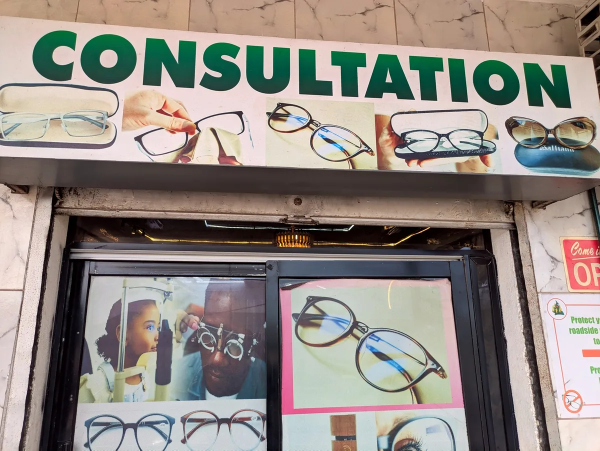
#> input picture hosting/previews/dmoptic/cabinet-enseigne.webp, 1200 x 901 px, given in place of monture-h08.webp, which was not available (shown at 1/2 size); the run also reads 3 pictures not shown here
$ python make_dmoptic_monture.py
#> lines starting #> are read from the running program, lines starting #| are printed output that depends on the picture; pictures that were not available may be replaced by others from this repository, and a replacement may not be noted
### tools/record/make_dmoptic_tiktok.py
# -*- coding: utf-8 -*-
"""DM Optique — TikTok n°1 v2 « 20 minutes d'écran » — moteur de rendu.

1080x1920, 30 fps, 23 s, sans visage, à partir des photos réelles du dépôt.
Rendu PIL image par image -> pipe ffmpeg (imageio-ffmpeg). Aucune retouche de produit :
le fond crème uni des fiches montures est *étendu* (couleur échantillonnée aux bords),
la monture elle-même n'est jamais modifiée.

Usage :
    python3 tools/record/make_dmoptic_tiktok.py --out <fichier.mp4> [--voice <audio>]
    python3 tools/record/make_dmoptic_tiktok.py --preview <dossier>   # 6 PNG de contrôle

Le portique `tools/qa/audit_video_motion.py` doit passer (0 fenêtre figée) avant livraison.
"""
import argparse
import os
import re
import subprocess
import sys

import imageio_ffmpeg
from PIL import Image, ImageDraw, ImageEnhance, ImageFilter, ImageFont

ROOT = os.path.dirname(os.path.dirname(os.path.dirname(os.path.abspath(__file__))))
SITE = os.path.join(ROOT, "hosting", "previews", "dmoptic")
FONTS = os.path.join(ROOT, "clients", "dm-optic", "content", "month1", "w1", "assets", "fonts")

W, H, FPS = 1080, 1920, 30
DUR = 23.0

# --- palette du site (index.html : variables CSS) -------------------------------
BRAND = (26, 63, 134)      # --brand #1A3F86
INK = (12, 21, 36)         # --ink   #0C1524
NIGHT = (10, 18, 32)       # --night #0A1220
PAPER = (238, 241, 245)    # --paper #EEF1F5
EMBER = (224, 112, 58)     # --ember #E0703A
WA = (11, 122, 62)         # --wa    #0B7A3E
CREAM = (250, 248, 242)

F_TITLE = os.path.join(FONTS, "schibsted-grotesk-latin-700-normal.ttf")
F_HEAD = os.path.join(FONTS, "schibsted-grotesk-latin-500-normal.ttf")
F_BODY = os.path.join(FONTS, "ibm-plex-sans-latin-400-normal.ttf")
F_MONO = os.path.join(FONTS, "ibm-plex-mono-latin-600-normal.ttf")


def font(path, size):
    return ImageFont.truetype(path, size)


# --- plan de montage ------------------------------------------------------------
# (début, fin, type, source, mov) ; mov = (zoom, pan_x) amplitudes sur le plan
BEATS = [
    # (début, fin, type, source, zoom, pan_x, drift_y)
    (0.0, 3.2, "interior", "cabinet-interieur.webp", 0.16, 0.55, -0.40),
    (3.2, 7.0, "product", "montures/monture-f01.webp", 0.14, 0.0, 0.45),
    (7.0, 11.5, "interior", "cabinet-hero-1080.webp", 0.16, -0.55, 0.40),
    (11.5, 15.5, "product", "montures/monture-f24.webp", 0.15, 0.35, -0.45),
    (15.5, 19.5, "product", "montures/monture-h08.webp", 0.14, -0.35, 0.45),
]

# sous-titres (identiques au .srt livré) : (début, fin, texte, taille)
SUBS = [
    (0.0, 3.2, "Vingt minutes d'écran.", 92),
    (3.2, 7.0, "Puis vingt secondes,\nà six mètres.", 84),
    (7.0, 11.5, "Vos yeux passent la journée\nà quarante centimètres.", 72),
    (11.5, 15.5, "Ce n'est pas un traitement.\nC'est une pause.", 78),
    (15.5, 19.5, "Si ça reste flou,\nce n'est plus une question de pause :\nvenez faire mesurer.", 62),
]


def ease(t):
    t = max(0.0, min(1.0, t))
    return 1 - (1 - t) ** 3


def sample_bg(im):
    """Couleur du fond : moyenne des 4 coins (les fiches montures ont un fond uni)."""
    w, h = im.size
    pts = [(2, 2), (w - 3, 2), (2, h - 3), (w - 3, h - 3)]
    px = [im.getpixel(p) for p in pts]
    px = [p[:3] for p in px]
    return tuple(sum(c[i] for c in px) // len(px) for i in range(3))


# [11 lines left out: function master_interior, not called in this run]


def tight_crop(src, bgcol, pad=0.05):
    """Boîte englobante du produit sur fond uni — cadrage, pas retouche."""
    small = src.resize((src.width // 4, src.height // 4))
    px = small.load()
    w, h = small.size
    xs, ys = [], []
    for y in range(h):
        for x in range(w):
            r, g, b = px[x, y]
            if abs(r - bgcol[0]) + abs(g - bgcol[1]) + abs(b - bgcol[2]) > 44:
                xs.append(x); ys.append(y)
    if not xs:
        return src
    x0, x1 = min(xs) * 4, (max(xs) + 1) * 4
    y0, y1 = min(ys) * 4, (max(ys) + 1) * 4
    mx = int((x1 - x0) * pad); my = int((y1 - y0) * pad)
    return src.crop((max(0, x0 - mx), max(0, y0 - my),
                     min(src.width, x1 + mx), min(src.height, y1 + my)))


def master_product(path, up=1.25):
    """Fiche monture -> carte crème sur fond nuit. Le produit n'est ni retouché ni déformé."""
    src = Image.open(path).convert("RGB")
    bgcol = sample_bg(src)
    prod = tight_crop(src, bgcol)
    cw, ch = int(W * up), int(H * up)

    canvas = Image.new("RGB", (cw, ch), NIGHT)
    # dégradé vertical très doux : le fond n'est jamais plat
    grad = Image.new("L", (1, ch))
    for i in range(ch):
        grad.putpixel((0, i), int(26 * (i / ch)))
    gm = Image.new("RGB", (cw, ch), (18, 34, 62))
    canvas = Image.composite(gm, canvas, grad.resize((cw, ch)))

    card_w = int(cw * 0.84)
    card_h = int(ch * 0.50)
    card_x = (cw - card_w) // 2
    card_y = int(ch * 0.145)

    shadow = Image.new("RGBA", (cw, ch), (0, 0, 0, 0))
    sd = ImageDraw.Draw(shadow)
    sd.rounded_rectangle((card_x + 10, card_y + 18, card_x + card_w + 10, card_y + card_h + 18),
                         radius=42, fill=(0, 0, 0, 130))
    shadow = shadow.filter(ImageFilter.GaussianBlur(26))
    canvas = Image.alpha_composite(canvas.convert("RGBA"), shadow).convert("RGB")

    d = ImageDraw.Draw(canvas)
    d.rounded_rectangle((card_x, card_y, card_x + card_w, card_y + card_h), radius=42, fill=bgcol)

    inner_w, inner_h = int(card_w * 0.90), int(card_h * 0.86)
    sc = min(inner_w / prod.width, inner_h / prod.height)
    pw, ph = max(1, int(prod.width * sc)), max(1, int(prod.height * sc))
    prod = prod.resize((pw, ph), Image.LANCZOS)
    prod = prod.filter(ImageFilter.UnsharpMask(radius=2, percent=60, threshold=3))
    canvas.paste(prod, (card_x + (card_w - pw) // 2, card_y + (card_h - ph) // 2))
    return canvas


def reveal(t, start, dur=0.55):
    return ease((t - start) / dur)


# [151 lines left out: functions draw_band, fit_size, draw_sub, end_card, crop_window, frame, not called in this run]


MASTERS = {}
# ancrage du recadrage 9:16 des photos du cabinet (0 = gauche) — évite de couper le poster
FOCUS = {"cabinet-interieur.webp": 0.30, "cabinet-hero-1080.webp": 0.34}


# [96 lines left out: functions probe_duration, make_cover, main, not called in this run]


# [2 lines that do not run on import are left out]

### tools/record/make_dmoptic_monture.py
#!/usr/bin/env python3
# -*- coding: utf-8 -*-
"""DM Optique — « La monture cherche son nom », épisode 1 (H08) — moteur de rendu.

1080×1920 · 30 fps · **deux rendus** : muet et parlé (29,53 s) · **film calme** (aucun motion design,
tour 199) · **script final de King** (tour 200) · **sans tournage, sans le médecin** — et, depuis le tour 198, avec **une seule image générée** (un visage portant la monture),
déclarée au kit §8.

Pourquoi cette pièce (27/10/2026, tour 194)
-------------------------------------------
King a demandé laquelle des deux séries d'abonnés peut se faire **sans le docteur et sans visage**.
Réponse : celle-ci, parce que sa matière est **déjà au dépôt** — une photo de monture prise au cabinet
(`hosting/previews/dmoptic/montures/`), la référence que le site publie déjà (H08 · double pont, aviateur,
noir et doré), et la carte crème des fiches produit. Aucun être humain n'entre dans le cadre.

Tour 195 : la voix (King : « add voice »)
-----------------------------------------
Le film n'est plus monté sur un minutage écrit à la main, mais **sur la voix** — parce que la doctrine
interdit de comprimer une accroche pour la faire entrer dans une durée décidée d'avance
(`knowledge/HOOK-FIRST-2026-10-27.md`). `PLAN` porte le texte de chaque beat ; `measure_clips()` mesure
les clips **nettoyés** (silence de tête et de queue retiré) ; `timeline()` en déduit les bornes. La voix
ne bouge jamais, c'est l'image qui se cale.

Les six beats (`--voice-dir`), et le plan qui va avec
------------------------------------------------------
b1  0,00–3,93  « Elle n'a pas de nom. Vous choisissez celui qui reste. »
b2  4,21–8,97  « Sur notre site, quarante montures. Tous s'appellent par un code. »
b3  9,25–15,13  « Celle-ci s'appelle H zéro huit. Deux noms sont sur la table : Éclat ou Minuit. »
b4 15,41–19,26  « Elle ira sur un visage, tous les jours. Elle mérite mieux qu'un code. »
b5 19,54–22,93  « Le nom qui gagne s'écrit sur sa page, et il y reste. »
b6 23,21–26,10  « Écrivez A, B, ou votre mot. On vous montre le nom qui gagne. » → carton final

Le scénario, les rôles et le jeu en trois manches vivent dans
`clients/dm-optic/content/month1/w3/MONTURE-01-SCRIPT.py` — ce fichier-ci ne fait que rendre l'image
et la voix. La porte du récit lit ce script-là, pas celui-ci.

Un beat long se découpe **toujours** en 2–3 plans (`shots`) : un carton unique tenu sur une macro de
6,7 s produit une fenêtre figée que `audit_video_motion` attrape (vécu sur b3 au premier rendu parlé).
La première seconde a deux mouvements à elle seule — une poussée de 0,45 s et les deux lignes du carton
qui arrivent à 0,22 s d'intervalle : c'est la seule fenêtre où le pouce hésite encore.

Tour 198 : les trois images (King, 27/10 : « en plus du script et ce qui apparaît à l'écran, ajoute des images »)
---------------------------------------------------------------------------------------------------------
Trois inserts, un par beat nommé, et **de la matière réelle** partout où c'est possible :

| beat | ce qu'on voit | d'où ça vient |
|---|---|---|
| b2 « quarante montures, toutes avec un code » | **la page du catalogue hommes**, qui défile | capture Chromium du vrai site (`tools/video/capture.mjs --mode full`) |
| b4 « elle ira sur un visage » | une personne portant la H08 | **image générée** (`generate_image`, référence = la photo du cabinet) — l'exception demandée par King |
| b5 « le nom… s'écrit sur sa page » | **la fiche H08** du site, posée dans le cadre | même capture, `fiche_card()` |

Les deux captures sont **coupées avant le raccord** que produit la capture pleine page (le haut de la page
réapparaît une seconde fois) : catalogue 0→8 150 px, fiche 0→2 200 px. Sans cette coupe, le plan montre une
page qui bégaie.

Aucun mouvement n'est figé : chaque plan est une fenêtre qui se déplace dans un master plus grand
(`crop_window`), et les textes arrivent en glissant. C'est la leçon du 23/10 : sur TikTok, la moitié de
l'audience part avant **0:02** (`ANALYSE-POST-1` §7).

Usage
-----
    python3 tools/record/make_dmoptic_monture.py --out clients/dm-optic/content/month1/w3/assets/monture-01.mp4
    python3 tools/record/make_dmoptic_monture.py --voice-dir /tmp/voixF --out /tmp/monture-voix.mp4  # parlé
    python3 tools/record/make_dmoptic_monture.py --preview /tmp/monture-preview   # 6 PNG de contrôle
    python3 tools/record/make_dmoptic_monture.py --cover <chemin.jpg>             # couverture 1080x1920

Portes avant publication : `tools/qa/audit_video_motion.py <fichier>` (aucune fenêtre figée) et
`tools/qa/audit_post_dm.py <kit>.md <fichier>` (le kit de publication).
"""
import argparse
import os
import subprocess
import sys

from PIL import Image, ImageChops, ImageDraw, ImageFilter

sys.path.insert(0, os.path.dirname(os.path.abspath(__file__)))
import make_dmoptic_tiktok as base  # noqa: E402  (mêmes masters, mêmes polices, même mouvement)

ROOT = base.ROOT
SITE = base.SITE
W, H, FPS = base.W, base.H, base.FPS
DUR = 14.2          # valeur de repli (version muette) ; la version parlée calcule la sienne

# ── LE MODE CALME (King, 27/10, tour 199) ────────────────────────────────────────────────────────
# « remove all the motion design elements, the images move too much ». Le film passe donc en
# **images fixes + coupes franches** : plus de poussée, plus de panoramique, plus de bandeau qui
# glisse, plus de filet qui grandit. Ce qui bouge encore : les coupes (le montage) et l'apparition
# du texte (0,12 s de fondu). `--mouvement` rend l'ancien film, pour comparer.
CALME = True

NIGHT, PAPER, EMBER, BRAND, WA, CREAM = base.NIGHT, base.PAPER, base.EMBER, base.BRAND, base.WA, base.CREAM
F_TITLE, F_HEAD, F_BODY, F_MONO = base.F_TITLE, base.F_HEAD, base.F_BODY, base.F_MONO
font, ease, crop_window = base.font, base.ease, base.crop_window

PHOTO = "montures/monture-h08.webp"

# ── LE PLAN EST PILOTÉ PAR LA VOIX (ajout du 27/10, tour 195) ───────────────────────────────────
# La doctrine maison est explicite : **ce n'est pas le style qui choisit la longueur d'une accroche,
# c'est la place qu'on lui donne** (`HOOKS-2026-10-25` §7 bis) — et la voix ne se comprime pas pour
# entrer dans un montage. Donc : on enregistre, on **mesure**, et le montage se cale sur la mesure.
# Chaque beat = un clip de voix + un plan + ses cartons. Les cartons sont exprimés en **fractions** du
# beat : ils suivent la voix même si elle change de durée à la re-synthèse.
# `shots` = les plans d'un même beat de voix : (fin en fraction du beat, type, zoom, pan, drift).
# Un beat long est TOUJOURS coupé en deux plans. Motif mesuré le 27/10 : un carton unique tenu 6,7 s sur
# une macro de monture donne une fenêtre **figée** à 9-10 s (`audit_video_motion --window 1`) — le gate est
# bloquant, et il a raison : à l'écran, plus rien ne bouge pendant que la voix parle.
PLAN = [
    # ── LE SCRIPT DE KING (27/10, tour 200) — six beats, ses phrases, ses cartons ────────────────
    # b1 · 0–4,8 s · HOOK : « H08, c'est son code, pas un nom. Vous choisissez le surnom qui reste. »
    # La deuxième image n'est pas décorative : c'est le **catalogue du site**, où des montures portent
    # « H04 · Double pont doré », « H05 · … ». « C'est son code » se vérifie à l'écran. On ne dit
    # **aucun nombre** : King a lui-même posé la condition (« use this only if the spoken line about
    # 40 distinct frames is accurate ») et la ligne prononcée ne le dit pas.
    dict(clip="b1",
         shots=[(0.50, "card", 0.10, 0.0, -0.15), (1.00, "page", 0.0, 0.30, 0.30)],
         subs=[(0.00, 0.55, ["H08", "C'EST SON CODE"], 100, 0.690),
               (0.55, 1.00, ["ÉCLAT OU MINUIT ?"], 92, 0.698)]),
    # b2 · SHOW THE FRAME (King, 3–7 s) : « deux ou trois angles du même modèle, avec des coupes
    # rapides ». Trois cadrages du même produit, aucune image d'emprunt, aucune image générée.
    dict(clip="b2",
         shots=[(0.34, "macro", 0.30, 0.0, -0.10), (0.62, "macro", 0.08, 0.0, 0.0),
                (1.00, "page", 0.0, 0.30, 0.30)],
         subs=[(0.00, 0.42, ["REGARDEZ", "SES DÉTAILS"], 94, 0.695),
               (0.42, 1.00, ["40 MONTURES", "40 CODES"], 92, 0.690)]),
    # b3 · VOTE : la monture reste **entière** pendant qu'on décide (King : « keep the frame visible
    # while people decide ») — deux cadrages pleins, jamais la charnière seule.
    dict(clip="b3",
         shots=[(0.50, "vote", 0.0, 0.0, 0.0), (1.00, "vote", 0.0, 0.0, 1.0)],
         subs=[]),
    # b4 · SET THE RULE : le produit réel, aucun essayage (King : « only if you already have an
    # approved, accurate image » — nous n'en avons pas).
    dict(clip="b4",
         shots=[(0.62, "rule", 0.0, 0.0, 0.0), (1.00, "card", 0.24, 0.0, -0.15)],
         subs=[]),
    # b5 · CE QUI RESTE : la vraie fiche, sans laisser croire qu'elle est déjà renommée.
    dict(clip="b5",
         shots=[(0.50, "fiche", 0.0, 0.0, 0.0), (1.00, "fiche", 0.0, 0.28, 0.28)],
         subs=[(0.00, 1.00, ["ET IL RESTE", "SUR SA FICHE"], 94, 0.695)]),
    # b6 · CTA : « Suivez la page », puis le carton final.
    dict(clip="b6",
         shots=[(0.30, "card", 0.30, 0.10, -0.10), (0.60, "card", 0.10, 0.0, 0.0),
                (1.00, "end", 0.0, 0.0, 0.0)],
         subs=[(0.00, 0.42, ["SUIVEZ", "LA PAGE"], 100, 0.695)]),
]
TAIL = 0.9          # queue de respiration après le dernier mot : le carton final se lit
GAP = 0.28          # respiration entre deux beats (silence, pas de coupe sèche)

def macro_master(path, up=1.22, fx=0.5, fy=0.5):
    """La monture agrandie, **sur son propre fond** (la carte crème des fiches produit).

    Ce n'est pas une retouche : on recadre la photo réelle du cabinet au plus près du produit, et on
    l'agrandit. Le fond reste **le sien** — le blanc cassé des fiches — parce que changer ce fond serait
    retoucher le produit, ce que la maison ne fait pas. `fx`/`fy` choisissent la zone que le mouvement
    traversera (0 = gauche/haut, 1 = droite/bas).
    """
    src = Image.open(path).convert("RGB")
    bgcol = base.sample_bg(src)
    prod = base.tight_crop(src, bgcol, pad=0.06)
    cw, ch = int(W * up), int(H * up)
    canvas = Image.new("RGB", (cw, ch), bgcol)
    s = max(cw / prod.width, ch / prod.height)
    pw, ph = max(1, int(prod.width * s)), max(1, int(prod.height * s))
    prod = prod.resize((pw, ph), Image.LANCZOS).filter(
        ImageFilter.UnsharpMask(radius=2, percent=55, threshold=2))
    x0 = int((cw - pw) * fx)
    y0 = int((ch - ph) * fy)
    canvas.paste(prod, (x0, y0))
    return canvas


# [95 lines left out: functions end_card, draw_subs, not called in this run]


BEATS = []          # (début, fin, type, zoom, pan, drift) — construits par `timeline()`
SUBS = []           # (début, fin, lignes, taille, ancrage) — idem


def timeline(durations, gap=GAP):
    """Construit BEATS et SUBS à partir des durées **mesurées** des clips de voix.

    Retourne la durée totale du film. Les cartons d'un beat sont placés en fraction de sa durée :
    si la voix change, les cartons suivent — on ne recale jamais la voix sur le montage.
    """
    global BEATS, SUBS, DUR
    BEATS, SUBS = [], []
    t = 0.0
    for i, beat in enumerate(PLAN):
        d = durations[beat["clip"]]
        if i == len(PLAN) - 1:
            d += TAIL          # le carton final a besoin de temps pour se lire
        borne = 0.0
        for (fin, kind, zoom, pan, drift) in beat["shots"]:
            BEATS.append((round(t + borne * d, 3), round(t + fin * d, 3), kind, zoom, pan, drift))
            borne = fin
        for (f0, f1, lignes, taille, ancrage) in beat["subs"]:
            SUBS.append((round(t + f0 * d, 3), round(t + f1 * d, 3), lignes, taille, ancrage))
        t += d + (gap if i < len(PLAN) - 1 else 0.0)
    DUR = round(t, 3)
    return DUR


# [58 lines left out: functions _panel, vote_card, rule_card, not called in this run]


STILLS = {}         # cache des images fixes (mode calme) : un plan = une image, calculée une fois


# [76 lines left out: functions still_crop, still, frame, not called in this run]


MASTERS = {}


ASSETS = os.path.join(ROOT, "clients", "dm-optic", "content", "month1", "w3", "assets")


def trim_seam(img, band=160, tol=6.0):
    """Coupe une capture pleine page **avant son raccord**.

    Chromium, sur une capture `fullPage`, réimprime parfois le haut de la page une seconde fois (mesuré
    le 27/10 : 8 190 px sur le catalogue hommes, 2 225 px sur la fiche H08). Utiliser la capture telle
    quelle donne un plan où la page **bégаie** — et personne ne le voit en survolant le fichier.

    On cherche donc la première ligne, après 500 px, dont la bande ressemble à la bande du haut ; on
    coupe là. Si aucun raccord n'est trouvé, on rend l'image entière et on le dit.
    """
    import numpy as np
    a = np.asarray(img.convert("L"), dtype=np.float32)
    if a.shape[0] < band * 3:
        return img
    sig = a[0:band]
    for y in range(500, a.shape[0] - band, 5):
        if float(np.abs(a[y:y + band] - sig).mean()) < tol:
            print(f"  raccord de capture détecté à {y} px → coupé")
            return img.crop((0, 0, img.width, y))
    return img


def build_masters():
    path = os.path.join(SITE, PHOTO)
    MASTERS["card"] = base.master_product(path, up=1.3)
#> in master_product, src is the input picture: PIL image 1200x901 RGB; mean R, G, B 146, 138.5, 131.9
#> in sample_bg, `px = [im.getpixel(p) for p in pts]`: px = [(195, 159, 130), (150, 125, 99), (156, 139, 133), (248, 226, 218)]
#> in master_product, `bgcol = sample_bg(src)`: bgcol = (187, 162, 145)
#> in tight_crop, `small = src.resize((src.width // 4, src.height // 4))`:
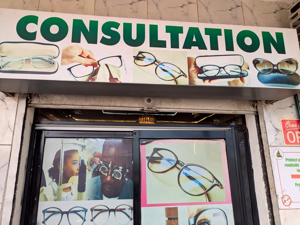
#> small: PIL image 300x225 RGB; mean R, G, B 146.1, 138.5, 131.9
#> after the loop in tight_crop, `for y in range(h):`: xs = 61024 items
#> in tight_crop, `x0, x1 = min(xs) * 4, (max(xs) + 1) * 4`: x0 = 0; x1 = 1200
#> in tight_crop, `y0, y1 = min(ys) * 4, (max(ys) + 1) * 4`: y0 = 0; y1 = 900
#> in tight_crop, `mx = int((x1 - x0) * pad)`: mx = 60
#> in tight_crop, `my = int((y1 - y0) * pad)`: my = 45
#> in master_product, `gm = Image.new("RGB", (cw, ch), (18, 34, 62))`:
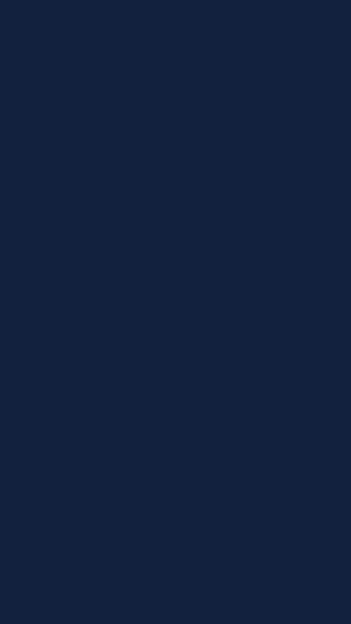
#> gm: PIL image 1404x2496 RGB (shown at 1/4 size); mean R, G, B 18, 34, 62
#> in master_product, `shadow = shadow.filter(ImageFilter.GaussianBlur(26))`:
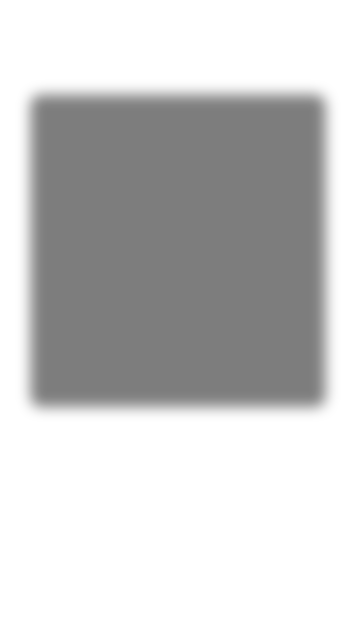
#> shadow: PIL image 1404x2496 RGBA (shown at 1/4 size); mean R, G, B, A 0, 0, 0, 54.6; transparent parts drawn white
#> in master_product, `canvas.paste(prod, (card_x + (card_w - pw) // 2, card_y + (card_h - ph..`:
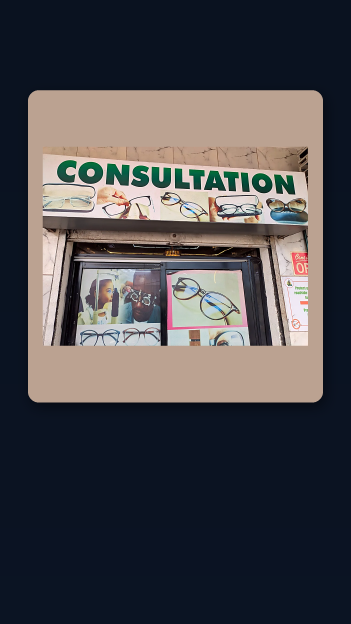
#> canvas: PIL image 1404x2496 RGB (shown at 1/4 size); mean R, G, B 74.8, 73.2, 77
    # la double barre est au centre haut de la monture : on parcourt cette zone
    MASTERS["macro"] = macro_master(path, up=1.22, fx=0.5, fy=0.5)
#> in macro_master, `bgcol = base.sample_bg(src)`: bgcol = (187, 162, 145)
#> in macro_master, `canvas = Image.new("RGB", (cw, ch), bgcol)`:
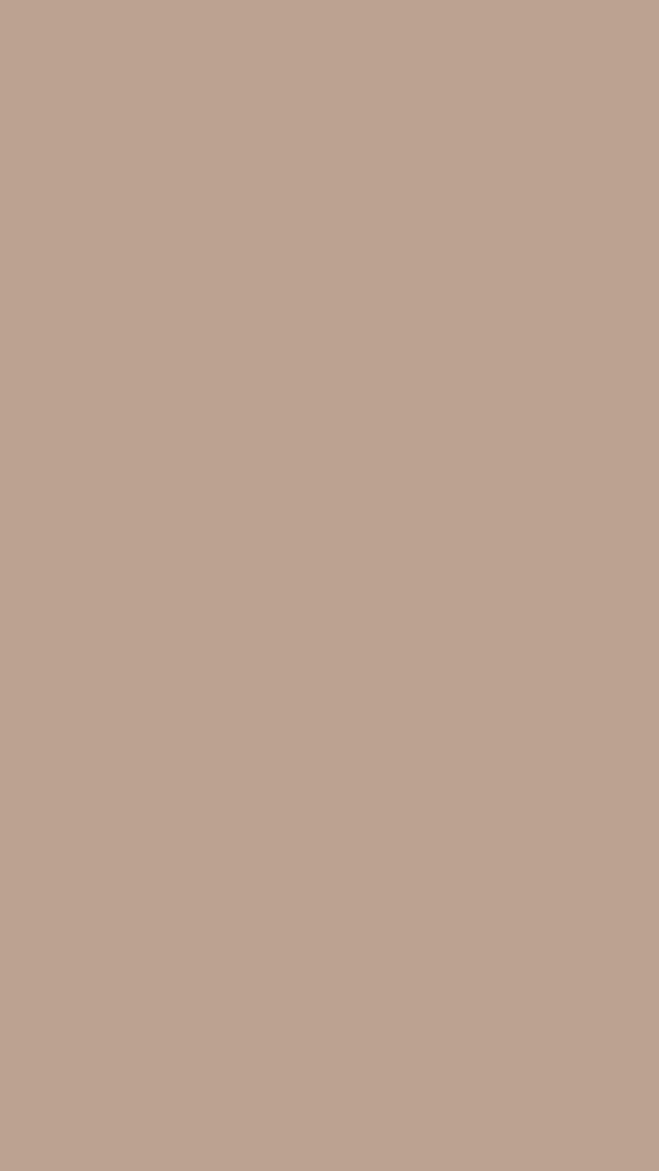
#> canvas: PIL image 1317x2342 RGB (shown at 1/2 size); mean R, G, B 187, 162, 145
#> (the rest of the program and of its run is left out)
